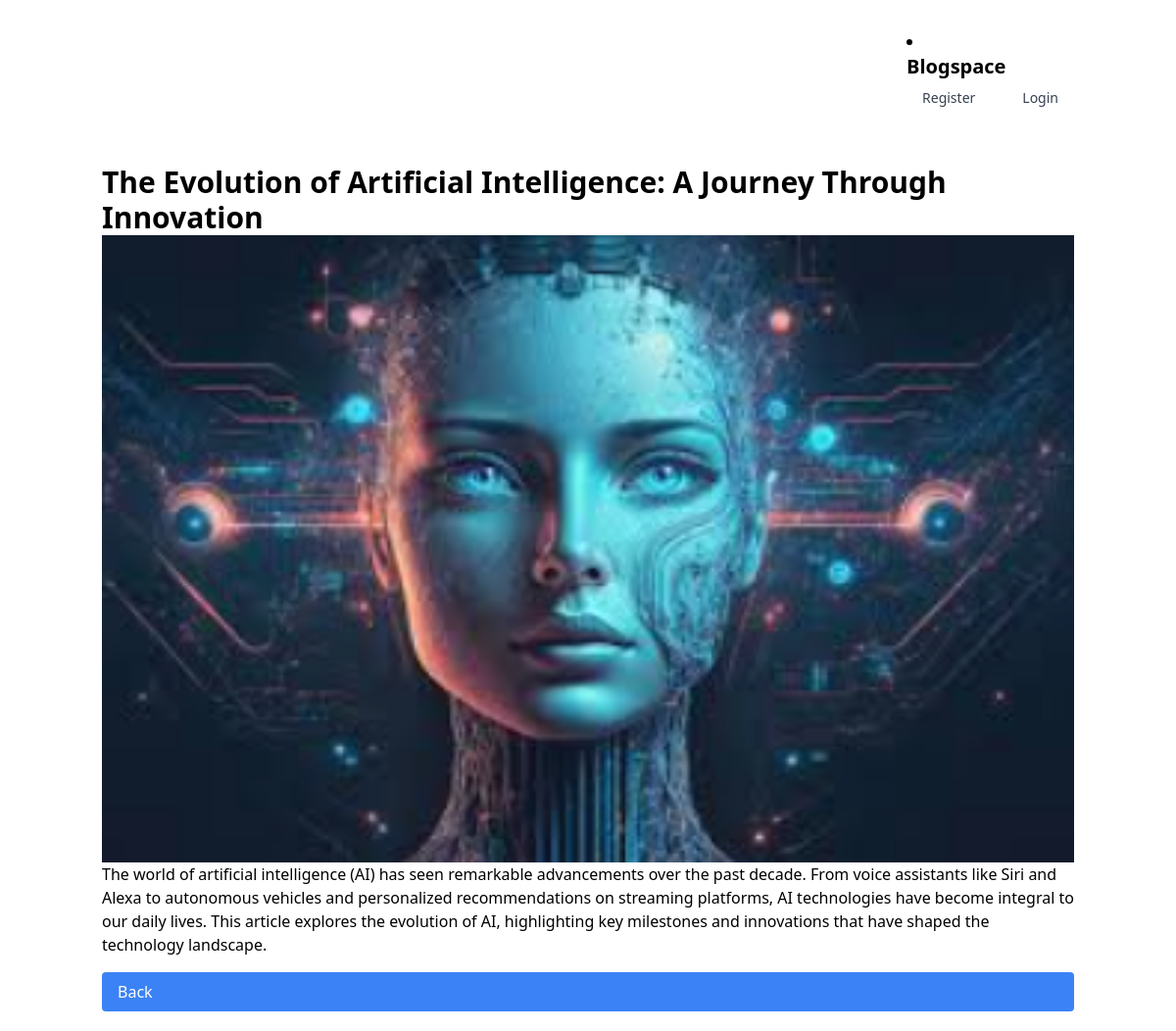
/blog/18/, run on the app's committed database.
### blog/models.py (models this page shows, shortened)
class Post(models.Model):
    STATUS_CHOICES = (
        ('draft', 'Draft'),
        ('published', 'Published'),
    )
    title = models.CharField(max_length=200)
    slug = models.SlugField(unique=True)
    content = models.TextField()
    status = models.CharField(
        max_length=10,
        choices=STATUS_CHOICES,
        default='draft'
        )
    publish_date = models.DateTimeField(auto_now_add=True)
    author = models.ForeignKey(settings.AUTH_USER_MODEL, on_delete=models.CASCADE)
    on_delete=models.CASCADE
    thumbnail = models.ImageField(
        upload_to='thumbnails/',
        blank=True,
        null=True
        )  # New field for thumbnail

### blog/views.py (the view)
# urls.py: path('<int:post_id>/', views.read_blog_post, name='post_detail'),
def read_blog_post(request, post_id):
    post = get_object_or_404(Post, pk=post_id)
    return render(request, 'blog/post_detail.html', {'post': post})

### templates/blog/post_detail.html (shortened to what this page needs)
{% load static %}
<html lang="en">
  <head>
    <link rel="stylesheet" href="{% static 'css/style.css' %}">
    <link rel="stylesheet" href="https://cdnjs.cloudflare.com/ajax/libs/font-awesome/6.0.0-beta3/css/all.min.css">
    <link href="https://cdn.jsdelivr.net/npm/tailwindcss@2.2.19/dist/tailwind.min.css" rel="stylesheet">
    <script src="https://cdn.tailwindcss.com"></script>
    <link rel="stylesheet" href="https://cdnjs.cloudflare.com/ajax/libs/font-awesome/6.0.0-beta3/css/all.min.css">
    <link href="https://cdn.jsdelivr.net/npm/tailwindcss@2.2.19/dist/tailwind.min.css" rel="stylesheet">
    <link rel="stylesheet" href="{% static 'css/style.css' %}">
  </head>
  <body>
    <div x-data="{ isOpen: false }">
      <nav class="bg-white border-gray-200 px-2 sm:px-4 py-2.5 rounded dark:bg-gray-900">
        <div class="container flex flex-wrap items-center justify-between mx-auto">
          <a href="{% url 'blog:index' %}" class="flex items-center">
            <li>
              <a href="{% url 'blog:index' %}" class="flex items-center self-start">
                <span
                  class="self-center text-xl font-semibold whitespace-nowrap
                    dark:text-white"
                  >
                  Blogspace
                </span>
              </a>
              <div class="hidden md:flex space-x-4">
                {% if user.is_authenticated %}
                <a
                  href="{% url 'blog:my_posts' %}"
                  class="block px-4 py-2 text-sm text-gray-700
                    hover:bg-gray-100 hover:text-gray-900
                    dark:text-gray-200 dark:hover:bg-gray-700
                    dark:hover:text-gray-100"
                  role="menuitem"
                >
                    My Blogs
                </a>
                <a
                  href="{% url 'blog:create_blog_post' %}"
                  class="block px-4 py-2 text-sm text-gray-700
                    hover:bg-gray-100 hover:text-gray-900
                    dark:text-gray-200 dark:hover:bg-gray-700
                    dark:hover:text-gray-100"
                  role="menuitem"
                >
                    Post Blog
                </a>
                <a
                  href="{% url 'blog:profile' %}"
                  class="block px-4 py-2 text-sm text-gray-700
                    hover:bg-gray-100 hover:text-gray-900
                    dark:text-gray-200 dark:hover:bg-gray-700
                    dark:hover:text-gray-100"
                  role="menuitem"
                  >
                    Profile
                </a>
                <a
                  href="{% url 'blog:logout' %}"
                  class="block px-4 py-2 text-sm text-gray-700
                    hover:bg-gray-100 hover:text-gray-900 dark:text-gray-200
                    dark:hover:bg-gray-700 dark:hover:text-gray-100"
                  role="menuitem"
                  >
                    Logout
                </a>
                {% else %}
                <a
                  href="{% url 'blog:register' %}"
                  class="block px-4 py-2 text-sm text-gray-700
                    hover:bg-gray-100 hover:text-gray-900 dark:text-gray-200
                    dark:hover:bg-gray-700 dark:hover:text-gray-100"
                  role="menuitem"
                >
                    Register
                </a>
                <a
                  href="{% url 'blog:login' %}"
                  class="block px-4 py-2 text-sm text-gray-700
                    hover:bg-gray-100 hover:text-gray-900 dark:text-gray-200
                    dark:hover:bg-gray-700 dark:hover:text-gray-100"
                  role="menuitem"
                >
                    Login
                </a>
                {% endif %}
              </div>
            </li>
        </div>
      </nav>
    </div>
    <div class="container mx-auto">
      <h1 class="text-3xl font-bold">{{ post.title }}</h1>
      <img
        src="{{ post.thumbnail.url }}"
        alt="{{ post.title }}"
        width="1000"
        height="600"
      />
      <p>{{ post.content }}</p>
      <a
        href="{% url 'blog:index' %}"
        class="mt-4 block bg-blue-500 text-white px-4 py-2 rounded"
        >
        Back
        </a>
    </div>
  </body>
</html>

### static/css/style.css (style rules this page uses)
.container { max-width: 1200px; margin-top: 20px; margin-bottom: 20px; margin-left: auto; margin-right: auto; padding-left: 1rem; padding-right: 1rem; }
.text-white { color: #fff; }
.font-bold { font-weight: 700; }
.flex { display: flex; }
.justify-between { justify-content: space-between; }
.items-center { align-items: center; }
.px-4 { padding-left: 1rem; padding-right: 1rem; }
.container { width: 100%; margin-left: auto; margin-right: auto; padding-left: 1rem; padding-right: 1rem; }
.mx-auto { margin-left: auto; margin-right: auto; }
.text-3xl { font-size: 1.875rem; }
.text-xl { font-size: 1.25rem; }
.font-semibold { font-weight: 600; }
.text-gray-700 { color: #4b5563; }

### data on the page
Post: title "The Evolution of Artificial Intelligence: A Journey Through Innovation", thumbnail (picture), content "The world of artificial intelligence (AI) has seen remarkable advancements over the past decade. From voice assistants like Siri and Alexa to autonomous vehicles and personalized recommendations on streaming platforms, AI technologies have become integral to our daily lives. This article explores the evolution of AI, highlighting key milestones and innovations that have shaped the technology landscape."
